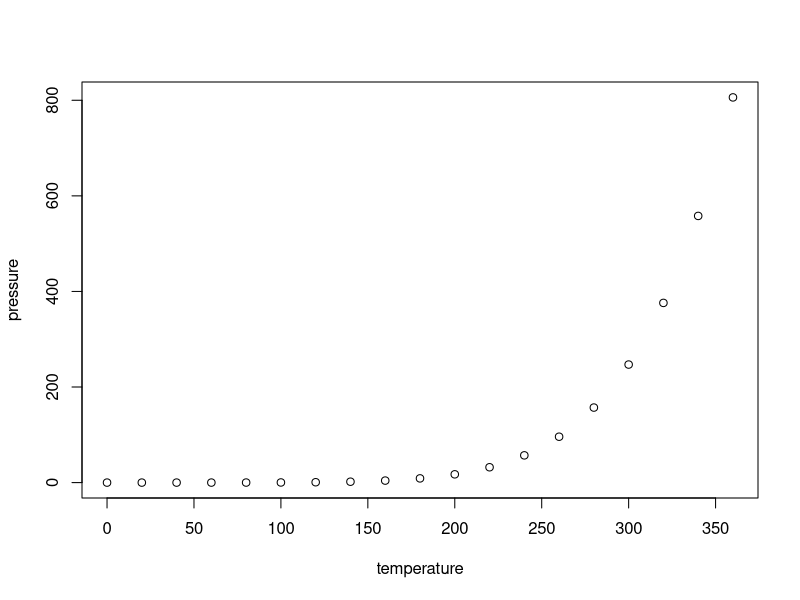
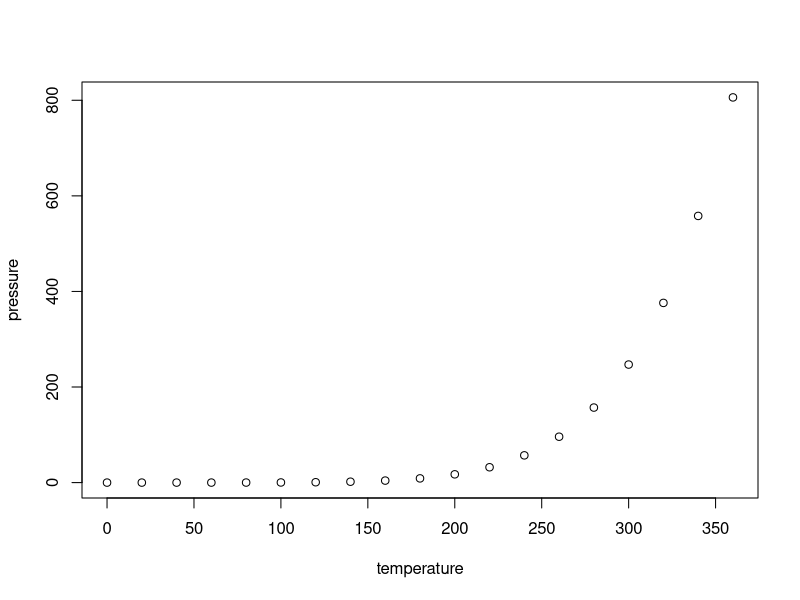
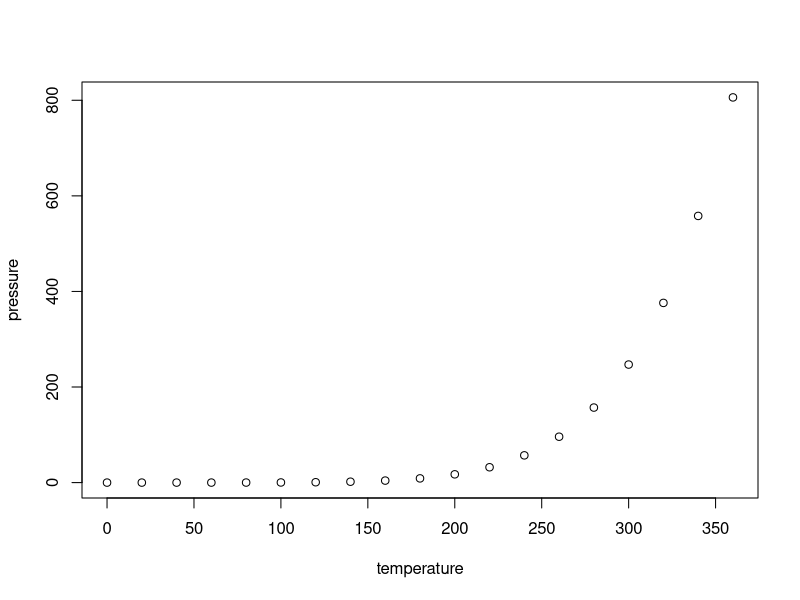
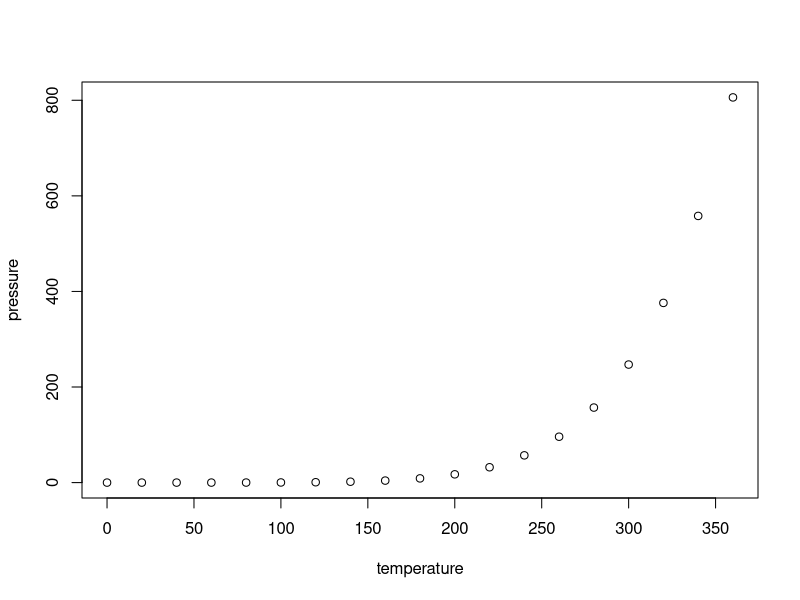
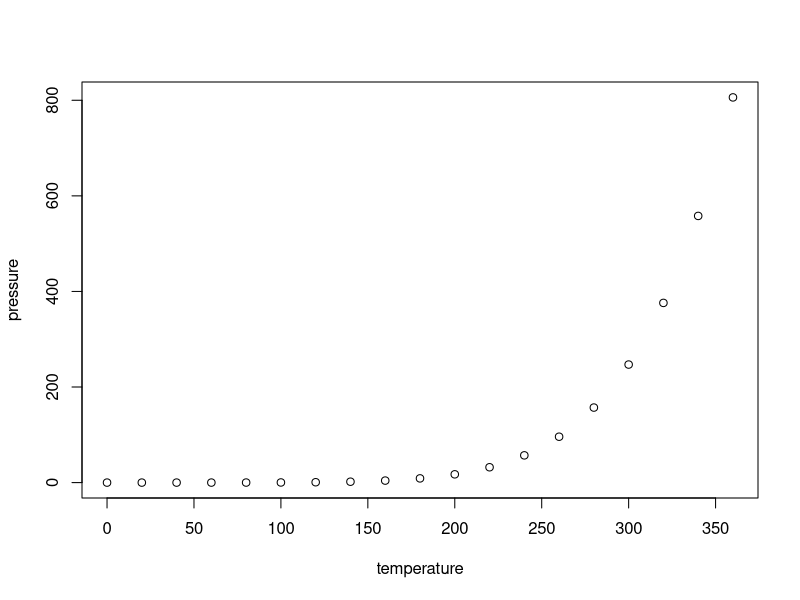

Reproduce these figures in R, in order.
## ---- chunk 1
knitr::opts_chunk$set(echo = FALSE)
## ---- chunk 2
summary(cars)
## ---- chunk 3
plot(pressure)
## ---- chunk 4
plot(pressure)
## ---- chunk 5
plot(pressure)
## ---- chunk 6
plot(pressure)
## ---- chunk 7
plot(pressure)
